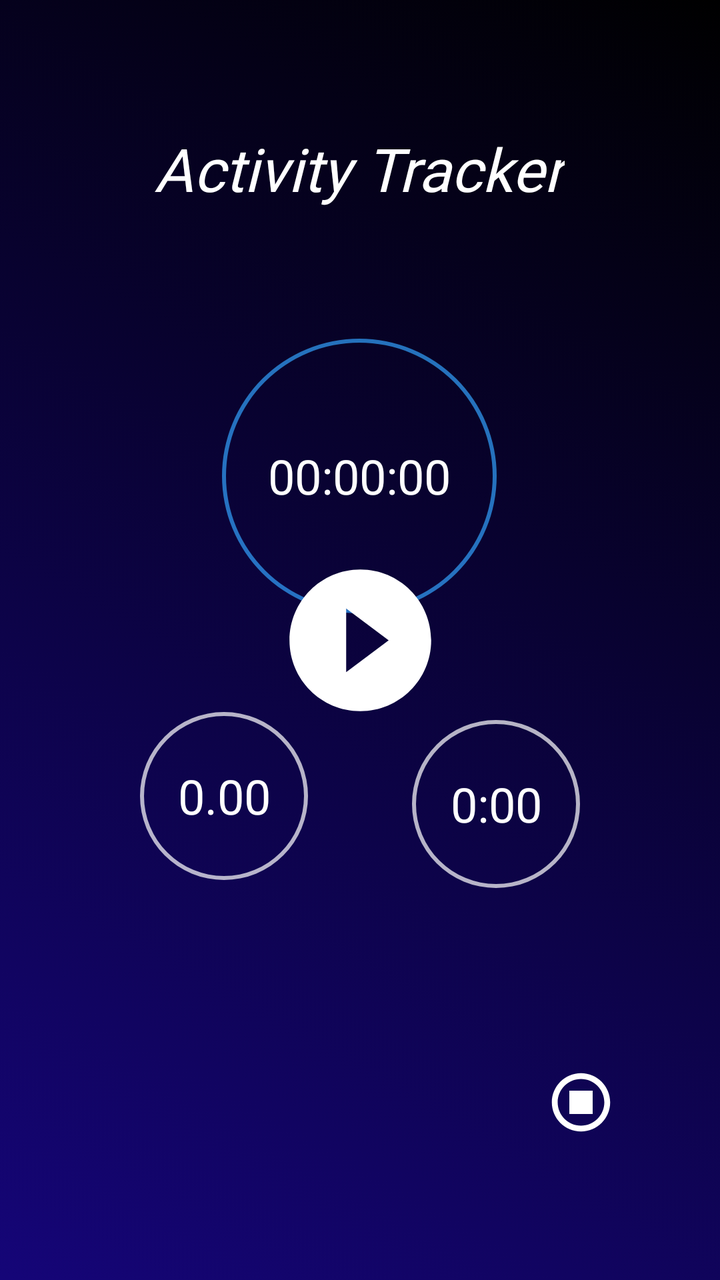
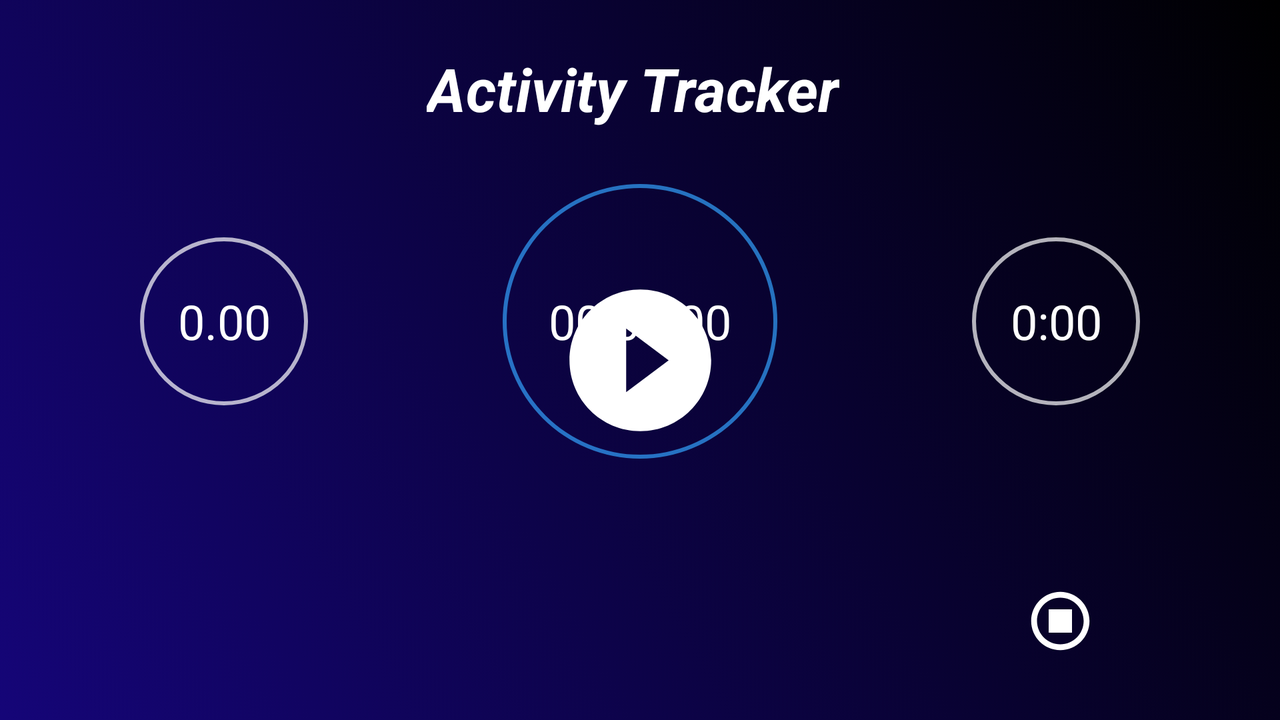

One screen, two layout resources from the same app: the default and the repository's alternative for another configuration. Each is rendered where Android would select it; the XML of both is given below.
<!-- AndroidManifest.xml: application theme Theme.ActivityTracker -->
<!-- res/layout/record_fragment.xml -->
<?xml version="1.0" encoding="utf-8"?>
<FrameLayout xmlns:android="http://schemas.android.com/apk/res/android"
    xmlns:app="http://schemas.android.com/apk/res-auto"
    xmlns:tools="http://schemas.android.com/tools"
    android:id="@+id/layout"
    android:layout_width="match_parent"
    android:layout_height="match_parent"
    android:background="@drawable/background"
    tools:context=".record.RecordFragment">

    <androidx.constraintlayout.widget.ConstraintLayout
        android:layout_width="match_parent"
        android:layout_height="match_parent">

        <androidx.constraintlayout.widget.ConstraintLayout
            android:id="@+id/recordingViewGroup"
            android:layout_width="match_parent"
            android:layout_height="match_parent">

            <ImageView
                android:id="@+id/stopButton"
                android:layout_width="wrap_content"
                android:layout_height="wrap_content"
                android:layout_marginEnd="52dp"
                android:layout_marginRight="52dp"
                app:layout_constraintBottom_toBottomOf="parent"
                app:layout_constraintEnd_toEndOf="parent"
                app:layout_constraintTop_toBottomOf="@+id/paceView"
                app:layout_constraintVertical_bias="0.502"
                app:srcCompat="@drawable/ic_outline_stop_circle" />

            <TextView
                android:id="@+id/distView"
                android:layout_width="wrap_content"
                android:layout_height="wrap_content"
                android:layout_marginStart="52dp"
                android:layout_marginLeft="52dp"
                android:background="@drawable/dist_pace_border"
                android:gravity="center"
                android:text="@string/initial_dist"
                android:textColor="@color/white"
                android:textSize="24sp"
                app:layout_constraintStart_toStartOf="parent"
                app:layout_constraintTop_toBottomOf="@+id/timeView" />

            <TextView
                android:id="@+id/timeView"
                android:layout_width="wrap_content"
                android:layout_height="wrap_content"
                android:background="@drawable/time_border"
                android:gravity="center"
                android:text="@string/initial_time"
                android:textColor="#FFFFFF"
                android:textSize="24sp"
                app:layout_constraintBottom_toBottomOf="parent"
                app:layout_constraintEnd_toEndOf="parent"
                app:layout_constraintHorizontal_bias="0.497"
                app:layout_constraintStart_toStartOf="parent"
                app:layout_constraintTop_toTopOf="parent"
                app:layout_constraintVertical_bias="0.314" />

            <TextView
                android:id="@+id/paceView"
                android:layout_width="wrap_content"
                android:layout_height="wrap_content"
                android:layout_marginTop="4dp"
                android:layout_marginEnd="52dp"
                android:layout_marginRight="52dp"
                android:background="@drawable/dist_pace_border"
                android:gravity="center"
                android:text="@string/initial_pace"
                android:textColor="#FFFFFF"
                android:textSize="24sp"
                app:layout_constraintEnd_toEndOf="parent"
                app:layout_constraintTop_toBottomOf="@+id/timeView" />
        </androidx.constraintlayout.widget.ConstraintLayout>

        <ImageView
            android:id="@+id/recordingAnimationView"
            android:layout_width="wrap_content"
            android:layout_height="wrap_content"
            app:layout_constraintBottom_toBottomOf="parent"
            app:layout_constraintEnd_toEndOf="parent"
            app:layout_constraintStart_toStartOf="parent"
            app:layout_constraintTop_toTopOf="parent" />

        <TextView
            android:id="@+id/recordTitle"
            android:layout_width="wrap_content"
            android:layout_height="wrap_content"
            android:layout_marginTop="64dp"
            android:fontFamily="@font/rubik_light"
            android:text="@string/app_name"
            android:textColor="@color/white"
            android:textSize="30sp"
            android:textStyle="italic"
            app:layout_constraintEnd_toEndOf="parent"
            app:layout_constraintHorizontal_bias="0.497"
            app:layout_constraintStart_toStartOf="parent"
            app:layout_constraintTop_toTopOf="parent" />

        <ImageView
            android:id="@+id/recordButton"
            android:layout_width="wrap_content"
            android:layout_height="wrap_content"
            app:layout_constraintBottom_toBottomOf="parent"
            app:layout_constraintEnd_toEndOf="parent"
            app:layout_constraintStart_toStartOf="parent"
            app:layout_constraintTop_toTopOf="parent"
            app:srcCompat="@drawable/ic_run" />

    </androidx.constraintlayout.widget.ConstraintLayout>

</FrameLayout>
<!-- resources referenced by this layout -->
<resources>
  <color name="white">#FFFFFFFF</color>
  <!-- drawable background (drawable) -->
  <?xml version="1.0" encoding="utf-8"?>
  <selector xmlns:android="http://schemas.android.com/apk/res/android">
  
      <item>
          <shape>
              <gradient
                  android:angle="225"
                  android:startColor="#000"
                  android:endColor="#150578"
                  android:type="linear" />
          </shape>
      </item>
  
  </selector>
  <!-- drawable dist_pace_border (drawable) -->
  <?xml version="1.0" encoding="utf-8"?>
  <selector xmlns:android="http://schemas.android.com/apk/res/android">
  
      <item>
          <shape android:shape="ring"
              android:useLevel="false"
              android:thickness="2dp">
              <solid android:color="#b3ffffff"/>
              <size android:width="120dp" android:height="120dp"/>
          </shape>
      </item>
  
  </selector>
  <!-- drawable ic_outline_stop_circle (drawable) -->
  <vector android:height="35dp" android:tint="#FFFFFF"
      android:viewportHeight="24" android:viewportWidth="24"
      android:width="35dp" xmlns:android="http://schemas.android.com/apk/res/android">
      <path android:fillColor="@android:color/white" android:pathData="M8,8h8v8h-8z"/>
      <path android:fillColor="@android:color/white" android:pathData="M12,2C6.48,2 2,6.48 2,12s4.48,10 10,10s10,-4.48 10,-10S17.52,2 12,2zM12,20c-4.41,0 -8,-3.59 -8,-8c0,-4.41 3.59,-8 8,-8s8,3.59 8,8C20,16.41 16.41,20 12,20z"/>
  </vector>
  <!-- drawable ic_run (drawable) -->
  <vector android:height="85dp" android:tint="#ffff"
      android:viewportHeight="24" android:viewportWidth="24"
      android:width="85dp" xmlns:android="http://schemas.android.com/apk/res/android">
      <path android:fillColor="@android:color/white" android:pathData="M12,2C6.48,2 2,6.48 2,12s4.48,10 10,10 10,-4.48 10,-10S17.52,2 12,2zM10,16.5v-9l6,4.5 -6,4.5z"/>
  </vector>
  <!-- drawable time_border (drawable) -->
  <?xml version="1.0" encoding="utf-8"?>
  <selector xmlns:android="http://schemas.android.com/apk/res/android">
  
      <item>
          <shape android:shape="ring"
              android:useLevel="false"
              android:thickness="2dp">
              <solid android:color="#b333a1fd"/>
              <size android:width="200dp" android:height="200dp"/>
          </shape>
      </item>
  
  </selector>
  <string name="app_name">Activity Tracker</string>
  <string name="initial_dist">0.00</string>
  <string name="initial_pace">0:00</string>
  <string name="initial_time">00:00:00</string>
  <style name="Theme.ActivityTracker" parent="Theme.MaterialComponents.DayNight.NoActionBar">
          
          <item name="colorPrimary">@color/black</item>
          <item name="colorPrimaryVariant">@color/black</item>
          <item name="colorOnPrimary">@color/white</item>
          
          <item name="colorSecondary">@color/teal_200</item>
          <item name="colorSecondaryVariant">@color/teal_700</item>
          <item name="colorOnSecondary">@color/black</item>
          
          <item name="android:statusBarColor" tools:targetApi="l">?attr/colorPrimaryVariant</item>
          
      </style>
  <color name="black">#FF000000</color>
  <color name="teal_200">#FF03DAC5</color>
  <color name="teal_700">#FF018786</color>
</resources>
<!-- res/layout-land/record_fragment.xml (the repository's variant of the layout above) -->
<!-- drawn on the phone turned sideways -->
<?xml version="1.0" encoding="utf-8"?>
<FrameLayout xmlns:android="http://schemas.android.com/apk/res/android"
    xmlns:app="http://schemas.android.com/apk/res-auto"
    xmlns:tools="http://schemas.android.com/tools"
    android:id="@+id/layout"
    android:layout_width="match_parent"
    android:layout_height="match_parent"
    android:background="@drawable/background"
    tools:context=".record.RecordFragment">

    <androidx.constraintlayout.widget.ConstraintLayout
        android:id="@+id/startRecord"
        android:layout_width="match_parent"
        android:layout_height="match_parent"
        android:background="@drawable/background"
        tools:context=".main.MainActivity">

        <androidx.constraintlayout.widget.ConstraintLayout
            android:id="@+id/recordingViewGroup"
            android:layout_width="match_parent"
            android:layout_height="match_parent">

            <TextView
                android:id="@+id/distView"
                android:layout_width="wrap_content"
                android:layout_height="wrap_content"
                android:layout_marginStart="52dp"
                android:layout_marginLeft="52dp"
                android:background="@drawable/dist_pace_border"
                android:gravity="center"
                android:text="@string/initial_dist"
                android:textColor="@color/white"
                android:textSize="24sp"
                app:layout_constraintBottom_toBottomOf="@+id/timeView"
                app:layout_constraintStart_toStartOf="parent"
                app:layout_constraintTop_toTopOf="@+id/timeView" />

            <TextView
                android:id="@+id/paceView"
                android:layout_width="wrap_content"
                android:layout_height="wrap_content"
                android:layout_marginEnd="52dp"
                android:layout_marginRight="52dp"
                android:background="@drawable/dist_pace_border"
                android:gravity="center"
                android:text="@string/initial_pace"
                android:textColor="#FFFFFF"
                android:textSize="24sp"
                app:layout_constraintBottom_toBottomOf="@+id/timeView"
                app:layout_constraintEnd_toEndOf="parent"
                app:layout_constraintTop_toTopOf="@+id/timeView" />

            <ImageView
                android:id="@+id/stopButton"
                android:layout_width="wrap_content"
                android:layout_height="wrap_content"
                android:layout_marginBottom="32dp"
                app:layout_constraintBottom_toBottomOf="parent"
                app:layout_constraintEnd_toEndOf="parent"
                app:layout_constraintStart_toEndOf="@+id/timeView"
                app:srcCompat="@drawable/ic_outline_stop_circle" />

            <TextView
                android:id="@+id/timeView"
                android:layout_width="wrap_content"
                android:layout_height="wrap_content"
                android:background="@drawable/time_border"
                android:gravity="center"
                android:text="@string/initial_time"
                android:textColor="#FFFFFF"
                android:textSize="24sp"
                app:layout_constraintBottom_toBottomOf="parent"
                app:layout_constraintEnd_toEndOf="parent"
                app:layout_constraintStart_toStartOf="parent"
                app:layout_constraintTop_toTopOf="parent"
                app:layout_constraintVertical_bias="0.379" />
        </androidx.constraintlayout.widget.ConstraintLayout>

        <ImageView
            android:id="@+id/recordingAnimationView"
            android:layout_width="wrap_content"
            android:layout_height="wrap_content"
            app:layout_constraintBottom_toBottomOf="parent"
            app:layout_constraintEnd_toEndOf="parent"
            app:layout_constraintHorizontal_bias="0.5"
            app:layout_constraintStart_toStartOf="parent"
            app:layout_constraintTop_toTopOf="parent" />

        <ImageView
            android:id="@+id/recordButton"
            android:layout_width="wrap_content"
            android:layout_height="wrap_content"
            android:onClick="onStartRecord"
            app:layout_constraintBottom_toBottomOf="parent"
            app:layout_constraintEnd_toEndOf="parent"
            app:layout_constraintHorizontal_bias="0.5"
            app:layout_constraintStart_toStartOf="parent"
            app:layout_constraintTop_toTopOf="parent"
            app:srcCompat="@drawable/ic_run" />

        <TextView
            android:id="@+id/recordTitle"
            android:layout_width="wrap_content"
            android:layout_height="wrap_content"
            android:layout_marginTop="24dp"
            android:text="@string/app_name"
            android:textColor="@color/white"
            android:textSize="30sp"
            android:textStyle="bold|italic"
            app:layout_constraintEnd_toEndOf="parent"
            app:layout_constraintHorizontal_bias="0.492"
            app:layout_constraintStart_toStartOf="parent"
            app:layout_constraintTop_toTopOf="parent" />


    </androidx.constraintlayout.widget.ConstraintLayout>
</FrameLayout>
